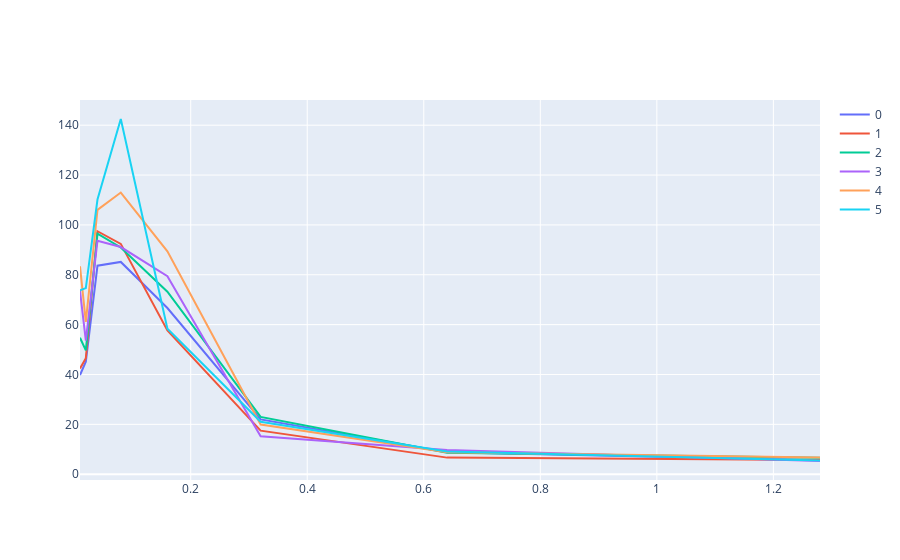

Notebook cell for this chart:
### Code cell
fig = go.Figure()

    
for force in range(6):
    rewards = []
    for rt in response_times:
        temp_df = df.loc[(df['response_rate'] == rt) & (df['g_force'] == force)]
        print (rt, force, np.mean(temp_df['reward'])* rt)
        rewards.append( np.mean(temp_df['reward'])* rt)
    
    fig.add_trace(go.Scatter(x=response_times, y=rewards, mode='lines', name=str(force)))
fig.show()

### Figure 1 — Plotly figure (JSON) as saved in the notebook; plotly's stock layout.template omitted (floating-point values rounded to 4 significant figures)
{"data": [{"mode": "lines", "name": "0", "type": "scatter", "x": [0.01, 0.02, 0.04, 0.08, 0.16, 0.32, 0.64, 1.28], "y": [39.79, 45.13, 83.65, 85.15, 66.68, 21.98, 8.806, 5.632]}, {"mode": "lines", "name": "1", "type": "scatter", "x": [0.01, 0.02, 0.04, 0.08, 0.16, 0.32, 0.64, 1.28], "y": [42.38, 46.56, 97.47, 92.39, 57.7, 17.48, 6.656, 5.709]}, {"mode": "lines", "name": "2", "type": "scatter", "x": [0.01, 0.02, 0.04, 0.08, 0.16, 0.32, 0.64, 1.28], "y": [54.72, 49.7, 96.48, 90.94, 73.18, 22.97, 8.602, 6.63]}, {"mode": "lines", "name": "3", "type": "scatter", "x": [0.01, 0.02, 0.04, 0.08, 0.16, 0.32, 0.64, 1.28], "y": [73.56, 53.55, 93.66, 91.12, 79.45, 15.19, 9.728, 5.299]}, {"mode": "lines", "name": "4", "type": "scatter", "x": [0.01, 0.02, 0.04, 0.08, 0.16, 0.32, 0.64, 1.28], "y": [83.38, 61.11, 106.0, 113.0, 89.38, 19.92, 8.806, 6.656]}, {"mode": "lines", "name": "5", "type": "scatter", "x": [0.01, 0.02, 0.04, 0.08, 0.16, 0.32, 0.64, 1.28], "y": [73.72, 74.64, 110.2, 142.5, 58.35, 21.07, 9.075, 5.53]}], "layout": {}}
